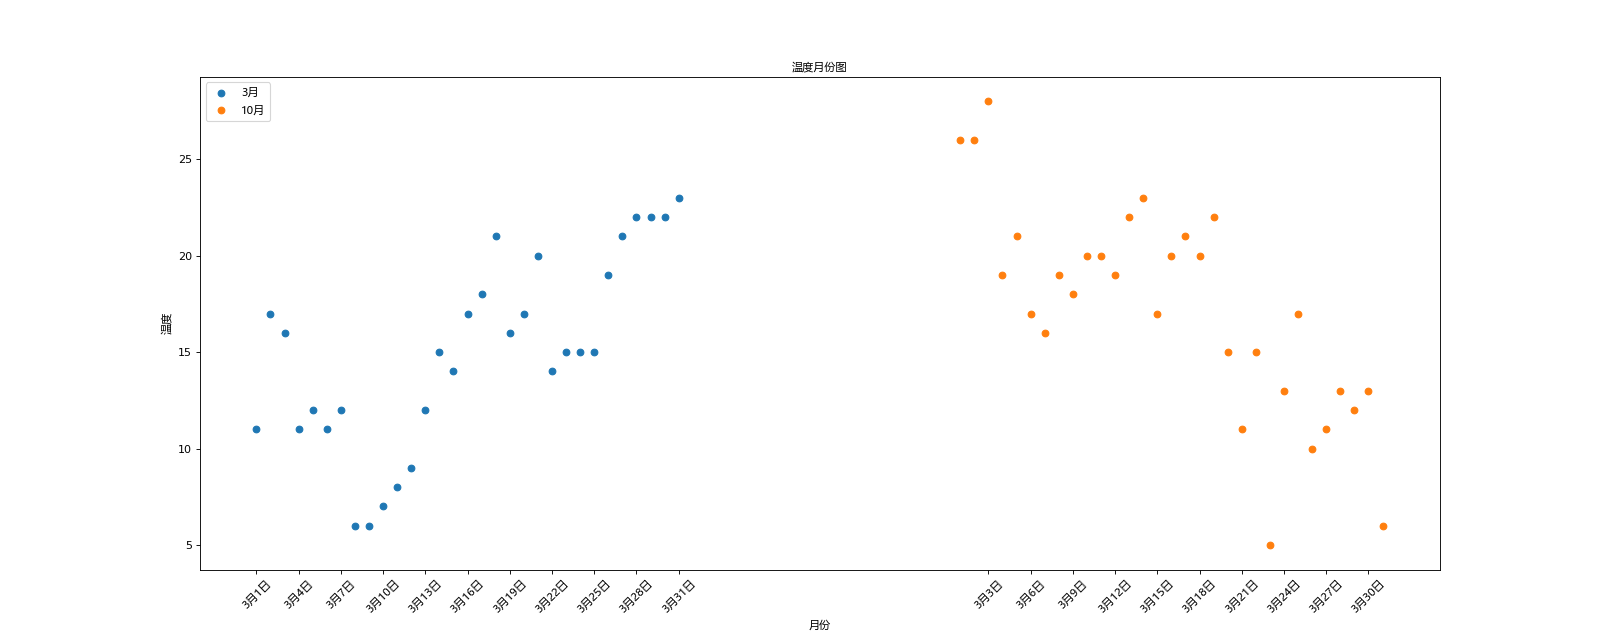

This figure's Python source:
from matplotlib import pyplot as plt
from matplotlib import font_manager

# 假设通过爬虫你获取到了北京2016年3,10月份每天白天的最高气温(分别位于列表a,b),
# 那么此时如何寻找出气温和随时间(天)变化的某种规律?

y_3 = [11, 17, 16, 11, 12, 11, 12, 6, 6, 7, 8, 9, 12, 15, 14, 17, 18, 21, 16, 17, 20, 14, 15, 15, 15, 19, 21, 22, 22,
       22, 23]
y_10 = [26, 26, 28, 19, 21, 17, 16, 19, 18, 20, 20, 19, 22, 23, 17, 20, 21, 20, 22, 15, 11, 15, 5, 13, 17, 10, 11, 13,
        12, 13, 6]
x_3 = range(1, 32)
x_10 = range(51, 82)
y2 = [1, 0, 3, 1, 2, 2, 3, 3, 2, 1, 2, 1, 1, 1, 1, 1, 1, 1, 1, 1]
my_font = font_manager.FontProperties(fname="C:\Windows\Fonts\msyh.ttc")
plt.figure(figsize=(20, 8), dpi=80)
plt.scatter(x_3, y_3, label='3月')
plt.scatter(x_10, y_10, label='10月')

_x = list(x_3) + list(x_10)
_x_desc = ['3月{}日'.format(i) for i in range(1, 32)]
_x_desc += ['3月{}日'.format(i) for i in range(1, 32)]
plt.xticks(_x[::3], _x_desc[::3], rotation=45, fontproperties=my_font)
plt.legend(prop=my_font, loc='upper left')
plt.xlabel("月份", fontproperties=my_font)
plt.ylabel("温度", fontproperties=my_font)
plt.title("温度月份图", fontproperties=my_font)
plt.savefig('./sandian.png')
plt.show()
